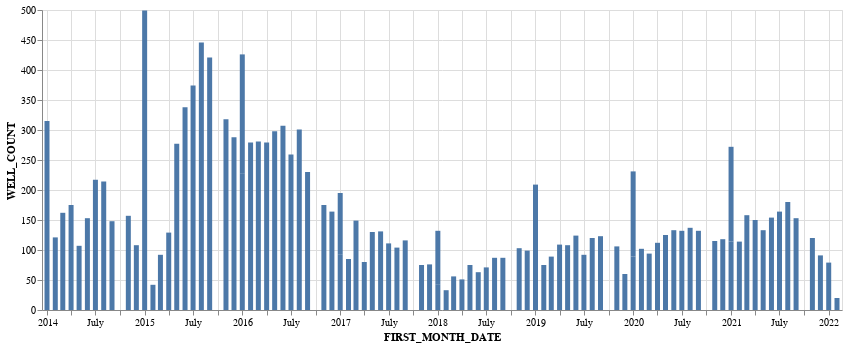

Notebook code cell kept with this figure:
### Markdown cell above
### Check for seasonality

### Code cell
alt.Chart(year_month_aggregate_df
        ).mark_bar(

        ).encode(
            y= 'WELL_COUNT:Q',
            x= 'FIRST_MONTH_DATE:T',
            tooltip=['YEARWORKENDED', 'MONTHWORKENDED', 'WELL_COUNT']
        ).properties(width=800)

### Figure 1 — Vega-Lite specification as saved in the notebook (floating-point values rounded to 4 significant figures)
{"config": {"view": {"continuousWidth": 400, "continuousHeight": 300}}, "data": {"name": "data-00a548158d0bd6bb36038567b2152670"}, "mark": "bar", "encoding": {"tooltip": [{"field": "YEARWORKENDED", "type": "nominal"}, {"field": "MONTHWORKENDED", "type": "nominal"}, {"field": "WELL_COUNT", "type": "quantitative"}], "x": {"field": "FIRST_MONTH_DATE", "type": "temporal"}, "y": {"field": "WELL_COUNT", "type": "quantitative"}}, "width": 800, "$schema": "https://vega.github.io/schema/vega-lite/v4.17.0.json", "datasets": {"data-00a548158d0bd6bb36038567b2152670": [{"YEARWORKENDED": "2014.0", "MONTHWORKENDED": "1.0", "WELL_COUNT": 95, "FIRST_MONTH_DATE": "2014-01-01T00:00:00"}, {"YEARWORKENDED": "2014.0", "MONTHWORKENDED": "10.0", "WELL_COUNT": 220, "FIRST_MONTH_DATE": "2014-01-01T00:00:00"}, {"YEARWORKENDED": "2014.0", "MONTHWORKENDED": "11.0", "WELL_COUNT": 157, "FIRST_MONTH_DATE": "2014-11-01T00:00:00"}, {"YEARWORKENDED": "2014.0", "MONTHWORKENDED": "12.0", "WELL_COUNT": 108, "FIRST_MONTH_DATE": "2014-12-01T00:00:00"}, {"YEARWORKENDED": "2014.0", "MONTHWORKENDED": "2.0", "WELL_COUNT": 121, "FIRST_MONTH_DATE": "2014-02-01T00:00:00"}, {"YEARWORKENDED": "2014.0", "MONTHWORKENDED": "3.0", "WELL_COUNT": 162, "FIRST_MONTH_DATE": "2014-03-01T00:00:00"}, {"YEARWORKENDED": "2014.0", "MONTHWORKENDED": "4.0", "WELL_COUNT": 175, "FIRST_MONTH_DATE": "2014-04-01T00:00:00"}, {"YEARWORKENDED": "2014.0", "MONTHWORKENDED": "5.0", "WELL_COUNT": 107, "FIRST_MONTH_DATE": "2014-05-01T00:00:00"}, {"YEARWORKENDED": "2014.0", "MONTHWORKENDED": "6.0", "WELL_COUNT": 153, "FIRST_MONTH_DATE": "2014-06-01T00:00:00"}, {"YEARWORKENDED": "2014.0", "MONTHWORKENDED": "7.0", "WELL_COUNT": 217, "FIRST_MONTH_DATE": "2014-07-01T00:00:00"}, {"YEARWORKENDED": "2014.0", "MONTHWORKENDED": "8.0", "WELL_COUNT": 214, "FIRST_MONTH_DATE": "2014-08-01T00:00:00"}, {"YEARWORKENDED": "2014.0", "MONTHWORKENDED": "9.0", "WELL_COUNT": 148, "FIRST_MONTH_DATE": "2014-09-01T00:00:00"}, {"YEARWORKENDED": "2015.0", "MONTHWORKENDED": "1.0", "WELL_COUNT": 50, "FIRST_MONTH_DATE": "2015-01-01T00:00:00"}, {"YEARWORKENDED": "2015.0", "MONTHWORKENDED": "10.0", "WELL_COUNT": 449, "FIRST_MONTH_DATE": "2015-01-01T00:00:00"}, {"YEARWORKENDED": "2015.0", "MONTHWORKENDED": "11.0", "WELL_COUNT": 318, "FIRST_MONTH_DATE": "2015-11-01T00:00:00"}, {"YEARWORKENDED": "2015.0", "MONTHWORKENDED": "12.0", "WELL_COUNT": 288, "FIRST_MONTH_DATE": "2015-12-01T00:00:00"}, {"YEARWORKENDED": "2015.0", "MONTHWORKENDED": "2.0", "WELL_COUNT": 42, "FIRST_MONTH_DATE": "2015-02-01T00:00:00"}, {"YEARWORKENDED": "2015.0", "MONTHWORKENDED": "3.0", "WELL_COUNT": 92, "FIRST_MONTH_DATE": "2015-03-01T00:00:00"}, {"YEARWORKENDED": "2015.0", "MONTHWORKENDED": "4.0", "WELL_COUNT": 129, "FIRST_MONTH_DATE": "2015-04-01T00:00:00"}, {"YEARWORKENDED": "2015.0", "MONTHWORKENDED": "5.0", "WELL_COUNT": 277, "FIRST_MONTH_DATE": "2015-05-01T00:00:00"}, {"YEARWORKENDED": "2015.0", "MONTHWORKENDED": "6.0", "WELL_COUNT": 338, "FIRST_MONTH_DATE": "2015-06-01T00:00:00"}, {"YEARWORKENDED": "2015.0", "MONTHWORKENDED": "7.0", "WELL_COUNT": 374, "FIRST_MONTH_DATE": "2015-07-01T00:00:00"}, {"YEARWORKENDED": "2015.0", "MONTHWORKENDED": "8.0", "WELL_COUNT": 446, "FIRST_MONTH_DATE": "2015-08-01T00:00:00"}, {"YEARWORKENDED": "2015.0", "MONTHWORKENDED": "9.0", "WELL_COUNT": 421, "FIRST_MONTH_DATE": "2015-09-01T00:00:00"}, {"YEARWORKENDED": "2016.0", "MONTHWORKENDED": "1.0", "WELL_COUNT": 227, "FIRST_MONTH_DATE": "2016-01-01T00:00:00"}, {"YEARWORKENDED": "2016.0", "MONTHWORKENDED": "10.0", "WELL_COUNT": 199, "FIRST_MONTH_DATE": "2016-01-01T00:00:00"}, {"YEARWORKENDED": "2016.0", "MONTHWORKENDED": "11.0", "WELL_COUNT": 175, "FIRST_MONTH_DATE": "2016-11-01T00:00:00"}, {"YEARWORKENDED": "2016.0", "MONTHWORKENDED": "12.0", "WELL_COUNT": 164, "FIRST_MONTH_DATE": "2016-12-01T00:00:00"}, {"YEARWORKENDED": "2016.0", "MONTHWORKENDED": "2.0", "WELL_COUNT": 279, "FIRST_MONTH_DATE": "2016-02-01T00:00:00"}, {"YEARWORKENDED": "2016.0", "MONTHWORKENDED": "3.0", "WELL_COUNT": 281, "FIRST_MONTH_DATE": "2016-03-01T00:00:00"}, {"YEARWORKENDED": "2016.0", "MONTHWORKENDED": "4.0", "WELL_COUNT": 279, "FIRST_MONTH_DATE": "2016-04-01T00:00:00"}, {"YEARWORKENDED": "2016.0", "MONTHWORKENDED": "5.0", "WELL_COUNT": 298, "FIRST_MONTH_DATE": "2016-05-01T00:00:00"}, {"YEARWORKENDED": "2016.0", "MONTHWORKENDED": "6.0", "WELL_COUNT": 307, "FIRST_MONTH_DATE": "2016-06-01T00:00:00"}, {"YEARWORKENDED": "2016.0", "MONTHWORKENDED": "7.0", "WELL_COUNT": 259, "FIRST_MONTH_DATE": "2016-07-01T00:00:00"}, {"YEARWORKENDED": "2016.0", "MONTHWORKENDED": "8.0", "WELL_COUNT": 301, "FIRST_MONTH_DATE": "2016-08-01T00:00:00"}, {"YEARWORKENDED": "2016.0", "MONTHWORKENDED": "9.0", "WELL_COUNT": 230, "FIRST_MONTH_DATE": "2016-09-01T00:00:00"}, {"YEARWORKENDED": "2017.0", "MONTHWORKENDED": "1.0", "WELL_COUNT": 93, "FIRST_MONTH_DATE": "2017-01-01T00:00:00"}, {"YEARWORKENDED": "2017.0", "MONTHWORKENDED": "10.0", "WELL_COUNT": 102, "FIRST_MONTH_DATE": "2017-01-01T00:00:00"}, {"YEARWORKENDED": "2017.0", "MONTHWORKENDED": "11.0", "WELL_COUNT": 75, "FIRST_MONTH_DATE": "2017-11-01T00:00:00"}, {"YEARWORKENDED": "2017.0", "MONTHWORKENDED": "12.0", "WELL_COUNT": 76, "FIRST_MONTH_DATE": "2017-12-01T00:00:00"}, {"YEARWORKENDED": "2017.0", "MONTHWORKENDED": "2.0", "WELL_COUNT": 85, "FIRST_MONTH_DATE": "2017-02-01T00:00:00"}, {"YEARWORKENDED": "2017.0", "MONTHWORKENDED": "3.0", "WELL_COUNT": 149, "FIRST_MONTH_DATE": "2017-03-01T00:00:00"}, {"YEARWORKENDED": "2017.0", "MONTHWORKENDED": "4.0", "WELL_COUNT": 80, "FIRST_MONTH_DATE": "2017-04-01T00:00:00"}, {"YEARWORKENDED": "2017.0", "MONTHWORKENDED": "5.0", "WELL_COUNT": 130, "FIRST_MONTH_DATE": "2017-05-01T00:00:00"}, {"YEARWORKENDED": "2017.0", "MONTHWORKENDED": "6.0", "WELL_COUNT": 131, "FIRST_MONTH_DATE": "2017-06-01T00:00:00"}, {"YEARWORKENDED": "2017.0", "MONTHWORKENDED": "7.0", "WELL_COUNT": 111, "FIRST_MONTH_DATE": "2017-07-01T00:00:00"}, {"YEARWORKENDED": "2017.0", "MONTHWORKENDED": "8.0", "WELL_COUNT": 104, "FIRST_MONTH_DATE": "2017-08-01T00:00:00"}, {"YEARWORKENDED": "2017.0", "MONTHWORKENDED": "9.0", "WELL_COUNT": 116, "FIRST_MONTH_DATE": "2017-09-01T00:00:00"}, {"YEARWORKENDED": "2018.0", "MONTHWORKENDED": "1.0", "WELL_COUNT": 43, "FIRST_MONTH_DATE": "2018-01-01T00:00:00"}, {"YEARWORKENDED": "2018.0", "MONTHWORKENDED": "10.0", "WELL_COUNT": 89, "FIRST_MONTH_DATE": "2018-01-01T00:00:00"}, {"YEARWORKENDED": "2018.0", "MONTHWORKENDED": "11.0", "WELL_COUNT": 103, "FIRST_MONTH_DATE": "2018-11-01T00:00:00"}, {"YEARWORKENDED": "2018.0", "MONTHWORKENDED": "12.0", "WELL_COUNT": 99, "FIRST_MONTH_DATE": "2018-12-01T00:00:00"}, {"YEARWORKENDED": "2018.0", "MONTHWORKENDED": "2.0", "WELL_COUNT": 33, "FIRST_MONTH_DATE": "2018-02-01T00:00:00"}, {"YEARWORKENDED": "2018.0", "MONTHWORKENDED": "3.0", "WELL_COUNT": 56, "FIRST_MONTH_DATE": "2018-03-01T00:00:00"}, {"YEARWORKENDED": "2018.0", "MONTHWORKENDED": "4.0", "WELL_COUNT": 51, "FIRST_MONTH_DATE": "2018-04-01T00:00:00"}, {"YEARWORKENDED": "2018.0", "MONTHWORKENDED": "5.0", "WELL_COUNT": 75, "FIRST_MONTH_DATE": "2018-05-01T00:00:00"}, {"YEARWORKENDED": "2018.0", "MONTHWORKENDED": "6.0", "WELL_COUNT": 63, "FIRST_MONTH_DATE": "2018-06-01T00:00:00"}, {"YEARWORKENDED": "2018.0", "MONTHWORKENDED": "7.0", "WELL_COUNT": 71, "FIRST_MONTH_DATE": "2018-07-01T00:00:00"}, {"YEARWORKENDED": "2018.0", "MONTHWORKENDED": "8.0", "WELL_COUNT": 87, "FIRST_MONTH_DATE": "2018-08-01T00:00:00"}, {"YEARWORKENDED": "2018.0", "MONTHWORKENDED": "9.0", "WELL_COUNT": 87, "FIRST_MONTH_DATE": "2018-09-01T00:00:00"}, {"YEARWORKENDED": "2019.0", "MONTHWORKENDED": "1.0", "WELL_COUNT": 90, "FIRST_MONTH_DATE": "2019-01-01T00:00:00"}, {"YEARWORKENDED": "2019.0", "MONTHWORKENDED": "10.0", "WELL_COUNT": 119, "FIRST_MONTH_DATE": "2019-01-01T00:00:00"}, {"YEARWORKENDED": "2019.0", "MONTHWORKENDED": "11.0", "WELL_COUNT": 106, "FIRST_MONTH_DATE": "2019-11-01T00:00:00"}, {"YEARWORKENDED": "2019.0", "MONTHWORKENDED": "12.0", "WELL_COUNT": 60, "FIRST_MONTH_DATE": "2019-12-01T00:00:00"}, {"YEARWORKENDED": "2019.0", "MONTHWORKENDED": "2.0", "WELL_COUNT": 75, "FIRST_MONTH_DATE": "2019-02-01T00:00:00"}, {"YEARWORKENDED": "2019.0", "MONTHWORKENDED": "3.0", "WELL_COUNT": 89, "FIRST_MONTH_DATE": "2019-03-01T00:00:00"}, {"YEARWORKENDED": "2019.0", "MONTHWORKENDED": "4.0", "WELL_COUNT": 109, "FIRST_MONTH_DATE": "2019-04-01T00:00:00"}, {"YEARWORKENDED": "2019.0", "MONTHWORKENDED": "5.0", "WELL_COUNT": 108, "FIRST_MONTH_DATE": "2019-05-01T00:00:00"}, {"YEARWORKENDED": "2019.0", "MONTHWORKENDED": "6.0", "WELL_COUNT": 124, "FIRST_MONTH_DATE": "2019-06-01T00:00:00"}, {"YEARWORKENDED": "2019.0", "MONTHWORKENDED": "7.0", "WELL_COUNT": 92, "FIRST_MONTH_DATE": "2019-07-01T00:00:00"}, {"YEARWORKENDED": "2019.0", "MONTHWORKENDED": "8.0", "WELL_COUNT": 120, "FIRST_MONTH_DATE": "2019-08-01T00:00:00"}, {"YEARWORKENDED": "2019.0", "MONTHWORKENDED": "9.0", "WELL_COUNT": 123, "FIRST_MONTH_DATE": "2019-09-01T00:00:00"}, {"YEARWORKENDED": "2020.0", "MONTHWORKENDED": "1.0", "WELL_COUNT": 89, "FIRST_MONTH_DATE": "2020-01-01T00:00:00"}, {"YEARWORKENDED": "2020.0", "MONTHWORKENDED": "10.0", "WELL_COUNT": 142, "FIRST_MONTH_DATE": "2020-01-01T00:00:00"}, {"YEARWORKENDED": "2020.0", "MONTHWORKENDED": "11.0", "WELL_COUNT": 115, "FIRST_MONTH_DATE": "2020-11-01T00:00:00"}, {"YEARWORKENDED": "2020.0", "MONTHWORKENDED": "12.0", "WELL_COUNT": 118, "FIRST_MONTH_DATE": "2020-12-01T00:00:00"}, {"YEARWORKENDED": "2020.0", "MONTHWORKENDED": "2.0", "WELL_COUNT": 102, "FIRST_MONTH_DATE": "2020-02-01T00:00:00"}, {"YEARWORKENDED": "2020.0", "MONTHWORKENDED": "3.0", "WELL_COUNT": 94, "FIRST_MONTH_DATE": "2020-03-01T00:00:00"}, {"YEARWORKENDED": "2020.0", "MONTHWORKENDED": "4.0", "WELL_COUNT": 112, "FIRST_MONTH_DATE": "2020-04-01T00:00:00"}, {"YEARWORKENDED": "2020.0", "MONTHWORKENDED": "5.0", "WELL_COUNT": 125, "FIRST_MONTH_DATE": "2020-05-01T00:00:00"}, {"YEARWORKENDED": "2020.0", "MONTHWORKENDED": "6.0", "WELL_COUNT": 133, "FIRST_MONTH_DATE": "2020-06-01T00:00:00"}, {"YEARWORKENDED": "2020.0", "MONTHWORKENDED": "7.0", "WELL_COUNT": 132, "FIRST_MONTH_DATE": "2020-07-01T00:00:00"}, {"YEARWORKENDED": "2020.0", "MONTHWORKENDED": "8.0", "WELL_COUNT": 137, "FIRST_MONTH_DATE": "2020-08-01T00:00:00"}, {"YEARWORKENDED": "2020.0", "MONTHWORKENDED": "9.0", "WELL_COUNT": 132, "FIRST_MONTH_DATE": "2020-09-01T00:00:00"}, {"YEARWORKENDED": "2021.0", "MONTHWORKENDED": "1.0", "WELL_COUNT": 114, "FIRST_MONTH_DATE": "2021-01-01T00:00:00"}, {"YEARWORKENDED": "2021.0", "MONTHWORKENDED": "10.0", "WELL_COUNT": 158, "FIRST_MONTH_DATE": "2021-01-01T00:00:00"}, {"YEARWORKENDED": "2021.0", "MONTHWORKENDED": "11.0", "WELL_COUNT": 120, "FIRST_MONTH_DATE": "2021-11-01T00:00:00"}, {"YEARWORKENDED": "2021.0", "MONTHWORKENDED": "12.0", "WELL_COUNT": 91, "FIRST_MONTH_DATE": "2021-12-01T00:00:00"}, {"YEARWORKENDED": "2021.0", "MONTHWORKENDED": "2.0", "WELL_COUNT": 114, "FIRST_MONTH_DATE": "2021-02-01T00:00:00"}, {"YEARWORKENDED": "2021.0", "MONTHWORKENDED": "3.0", "WELL_COUNT": 158, "FIRST_MONTH_DATE": "2021-03-01T00:00:00"}, {"YEARWORKENDED": "2021.0", "MONTHWORKENDED": "4.0", "WELL_COUNT": 150, "FIRST_MONTH_DATE": "2021-04-01T00:00:00"}, {"YEARWORKENDED": "2021.0", "MONTHWORKENDED": "5.0", "WELL_COUNT": 133, "FIRST_MONTH_DATE": "2021-05-01T00:00:00"}, {"YEARWORKENDED": "2021.0", "MONTHWORKENDED": "6.0", "WELL_COUNT": 154, "FIRST_MONTH_DATE": "2021-06-01T00:00:00"}, {"YEARWORKENDED": "2021.0", "MONTHWORKENDED": "7.0", "WELL_COUNT": 164, "FIRST_MONTH_DATE": "2021-07-01T00:00:00"}, {"YEARWORKENDED": "2021.0", "MONTHWORKENDED": "8.0", "WELL_COUNT": 180, "FIRST_MONTH_DATE": "2021-08-01T00:00:00"}, {"YEARWORKENDED": "2021.0", "MONTHWORKENDED": "9.0", "WELL_COUNT": 153, "FIRST_MONTH_DATE": "2021-09-01T00:00:00"}, {"YEARWORKENDED": "2022.0", "MONTHWORKENDED": "1.0", "WELL_COUNT": 79, "FIRST_MONTH_DATE": "2022-01-01T00:00:00"}, {"YEARWORKENDED": "2022.0", "MONTHWORKENDED": "2.0", "WELL_COUNT": 20, "FIRST_MONTH_DATE": "2022-02-01T00:00:00"}]}}
